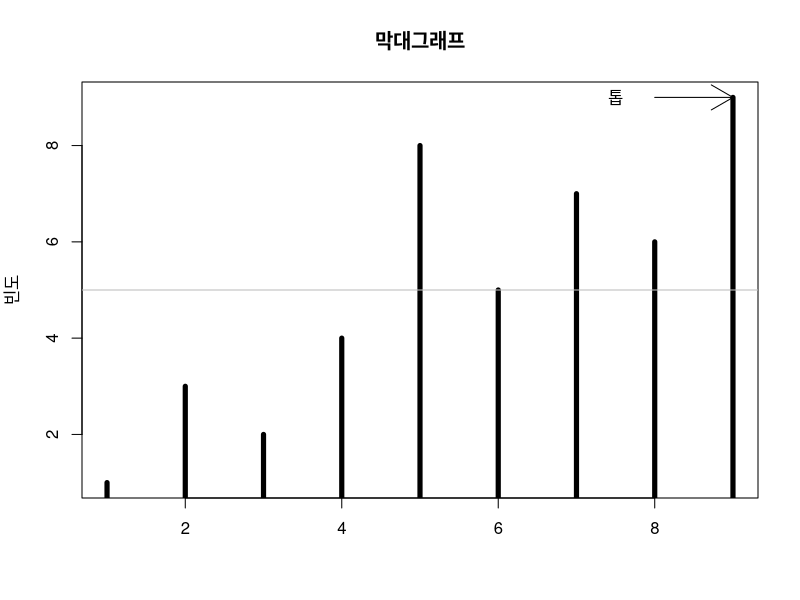
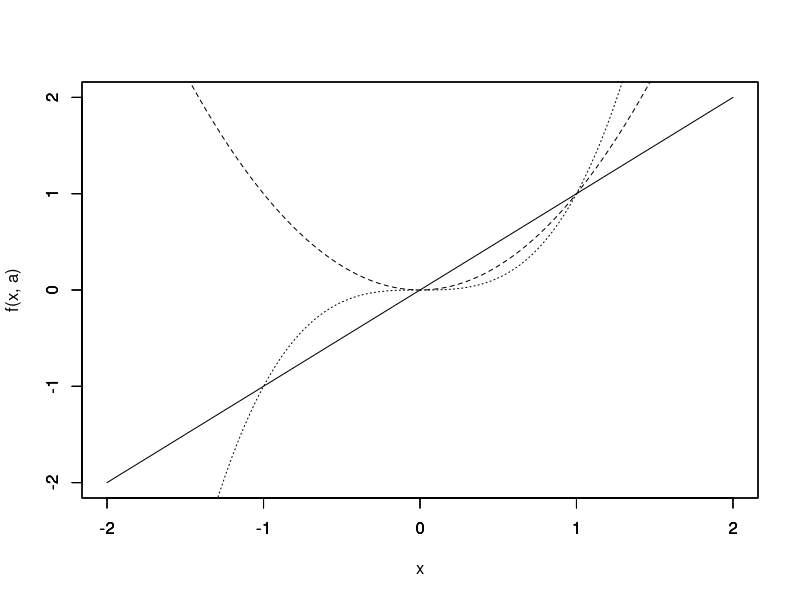

Write R code to recreate these figures, in order.
## 8장 연습문제(3)

## 1
y <- c(1, 3, 2, 4, 8, 5, 7, 6, 9)
plot(y, type="h", lwd=5, xlab="", ylab="빈도")


## 2
title("막대그래프")
abline(h=5, col="gray")
arrows(8, 9, 9, 9)
text(7.5, 9, "톱")


## 3
f <- function(x, a) x ^ a


## 4
curve(f(x, 1), lty=1, xlim=c(-2, 2), ylim=c(-2, 2), xlab="", ylab="")
par(new=T)
curve(f(x, 2), lty=2, xlim=c(-2, 2), ylim=c(-2, 2), xlab="", ylab="")
par(new=T)
curve(f(x, 3), lty=3, xlim=c(-2, 2), ylim=c(-2, 2), ylab="f(x, a)")
